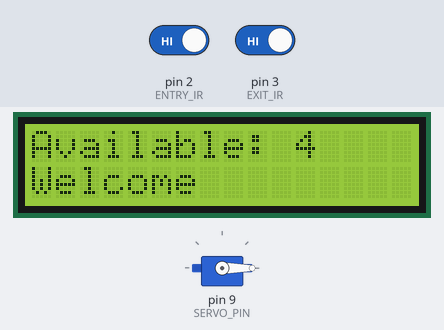
This sketch was run on a simulated Arduino Uno, built with avr-gcc and run on an emulated ATmega328P. Shown: servo, 16×2 character LCD. The inputs (shaded band) are chosen by the test bench; at power-on: pin 2 (ENTRY_IR) HIGH, pin 3 (EXIT_IR) HIGH.

Above: at 3.2 s.
3.3 s: pin 2 (ENTRY_IR) driven LOW
At 4.5 s:
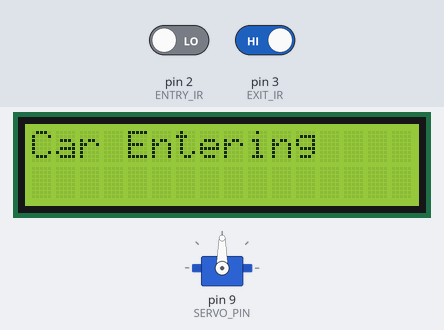
4.8 s: pin 3 (EXIT_IR) driven LOW
At 7.1 s:
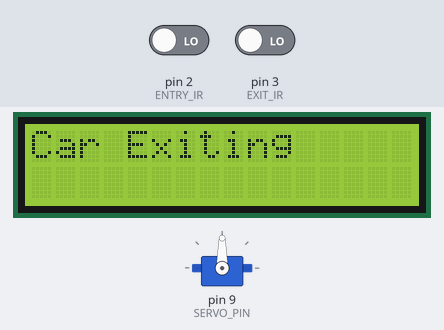
Timing chart, 0 to 10.9 s (numbered marks = the images above; inputs shaded):
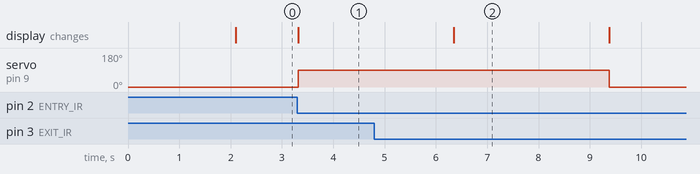

Measured:
- after the input at 3.3 s, servo on pin 9 (SERVO_PIN): 0° → 90° at once; the display: changes at once (image 1)
- after the input at 4.8 s, servo on pin 9 (SERVO_PIN): 90° → 0° after 4.6 s instead of 1.5 s; the display: changes after 1.6 s (image 2)

The sketch:

carparking_allotment_system.ino
```cpp
#include <Wire.h>
#include <LiquidCrystal_I2C.h>
#include <Servo.h>

LiquidCrystal_I2C lcd(0x27, 16, 2);
Servo gate;

#define ENTRY_IR 2
#define EXIT_IR 3
#define SERVO_PIN 9

int slots = 4;

bool entryDetected = false;
bool exitDetected = false;

void setup() {
  pinMode(ENTRY_IR, INPUT);
  pinMode(EXIT_IR, INPUT);

  gate.attach(SERVO_PIN);

  gate.write(0); // Gate Closed

  lcd.init();
  lcd.backlight();

  lcd.setCursor(0, 0);
  lcd.print("Smart Parking");
  delay(2000);

  updateDisplay();
}

void loop() {

  // ENTRY
  if (digitalRead(ENTRY_IR) == LOW && !entryDetected) {

    entryDetected = true;

    if (slots > 0) {

      lcd.clear();
      lcd.setCursor(0, 0);
      lcd.print("Car Entering");

      gate.write(90);      // Open Gate
      delay(3000);

      gate.write(0);       // Close Gate
      slots--;

      updateDisplay();

    } else {

      lcd.clear();
      lcd.setCursor(0, 0);
      lcd.print("Parking Full");
      lcd.setCursor(0, 1);
      lcd.print("No Entry");

      delay(2000);
      updateDisplay();
    }
  }

  if (digitalRead(ENTRY_IR) == HIGH) {
    entryDetected = false;
  }

  // EXIT
  if (digitalRead(EXIT_IR) == LOW && !exitDetected) {

    exitDetected = true;

    if (slots < 4) {

      lcd.clear();
      lcd.setCursor(0, 0);
      lcd.print("Car Exiting");

      gate.write(90);      // Open Gate
      delay(3000);

      gate.write(0);       // Close Gate
      slots++;

      updateDisplay();
    }
  }

  if (digitalRead(EXIT_IR) == HIGH) {
    exitDetected = false;
  }
}

void updateDisplay() {

  lcd.clear();

  lcd.setCursor(0, 0);
  lcd.print("Available:");

  lcd.setCursor(11, 0);
  lcd.print(slots);

  lcd.setCursor(0, 1);

  if (slots == 0)
    lcd.print("Parking Full");
  else
    lcd.print("Welcome");
}
```
